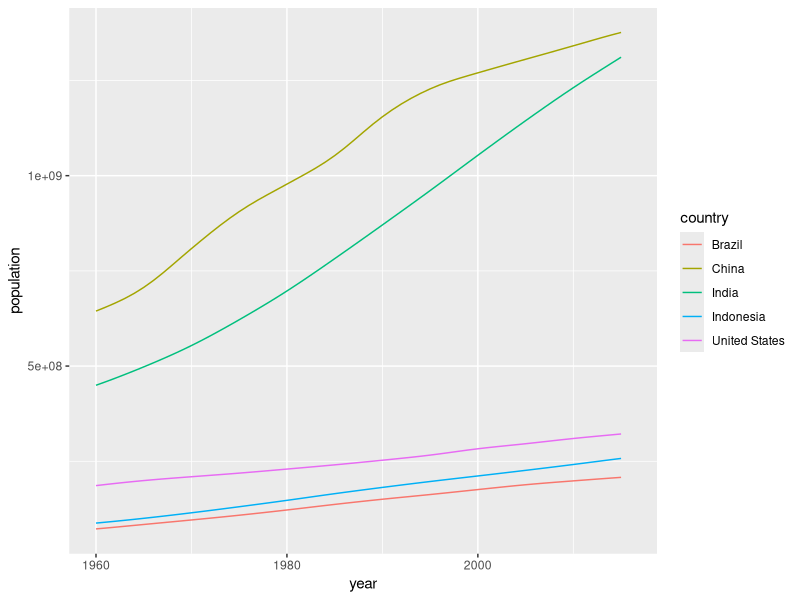
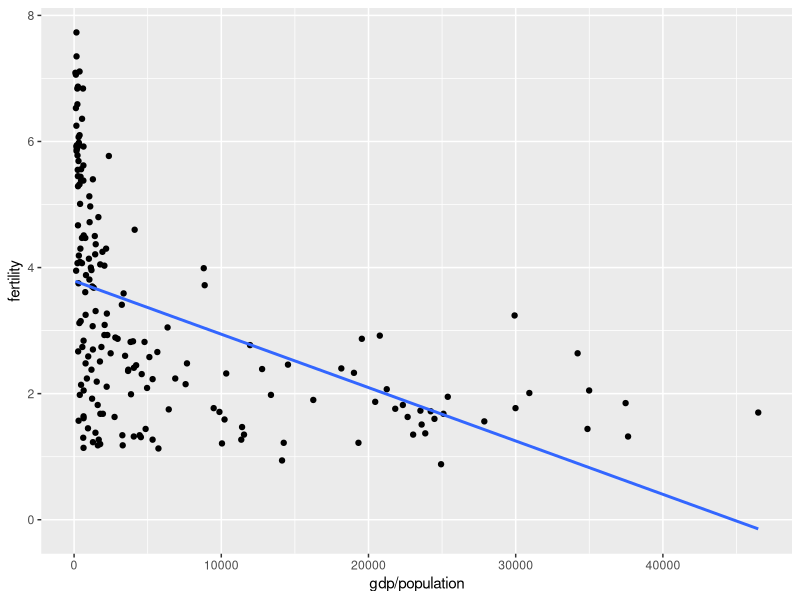
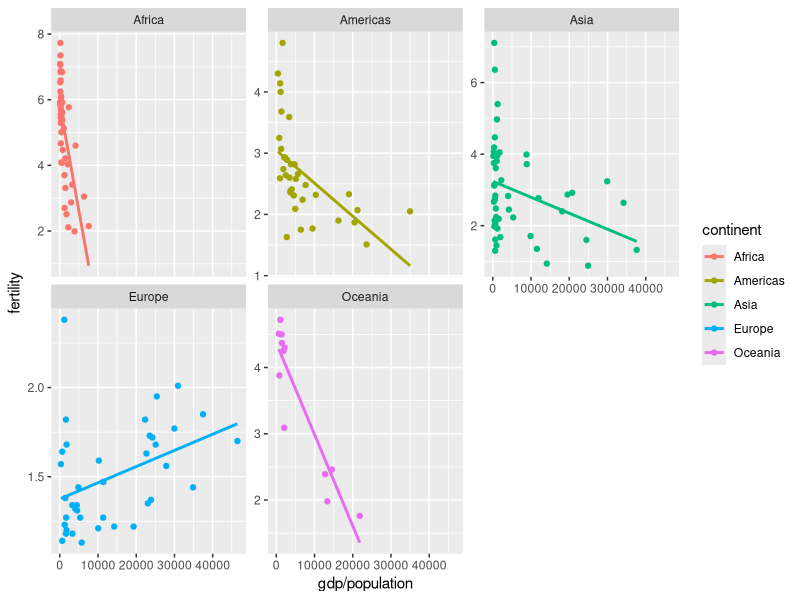
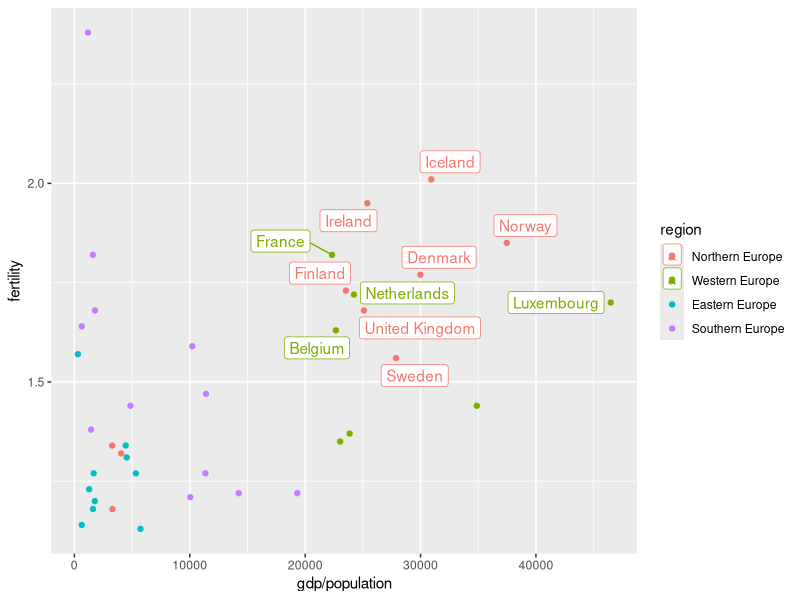
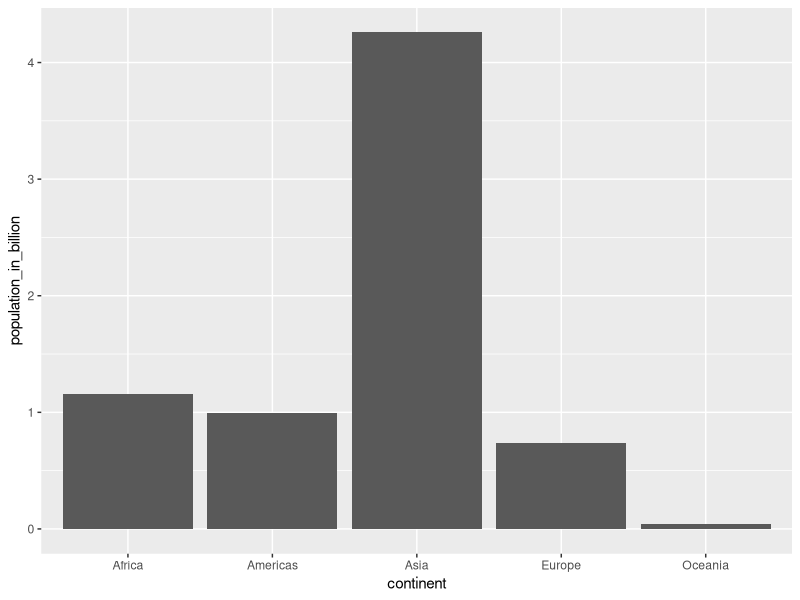
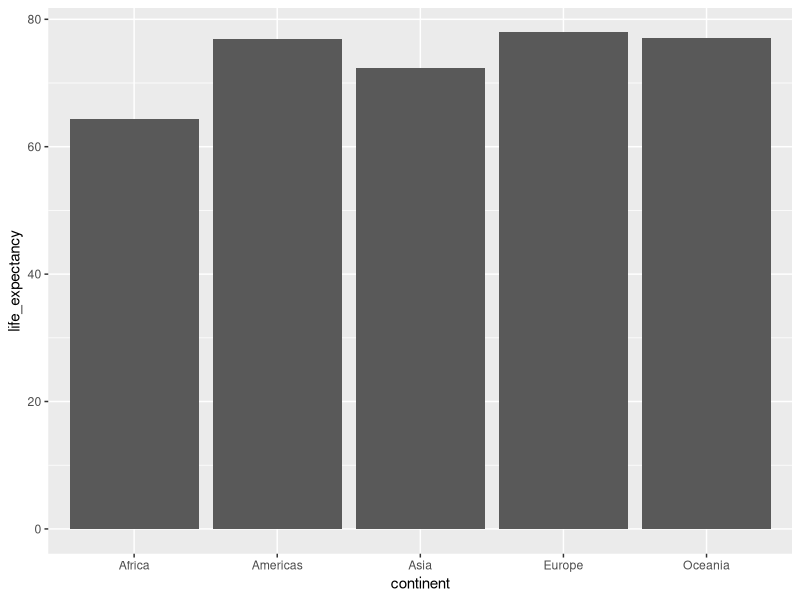
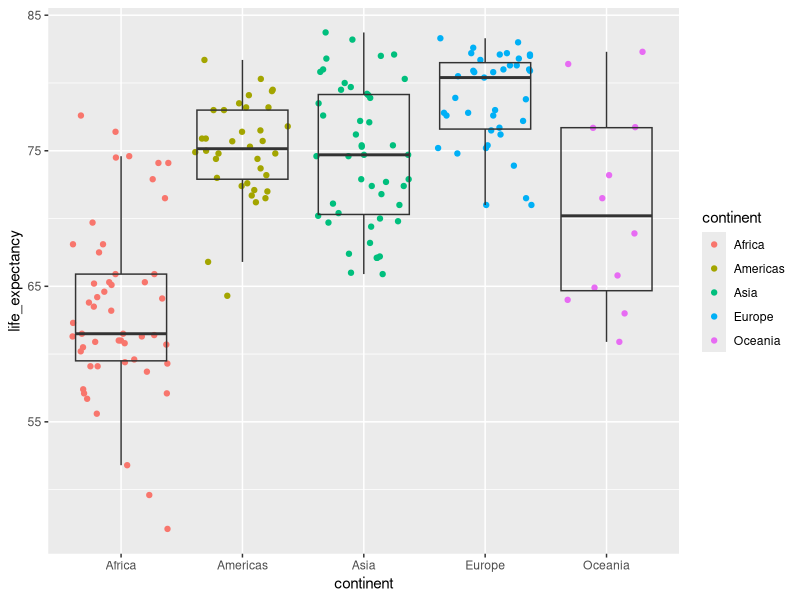
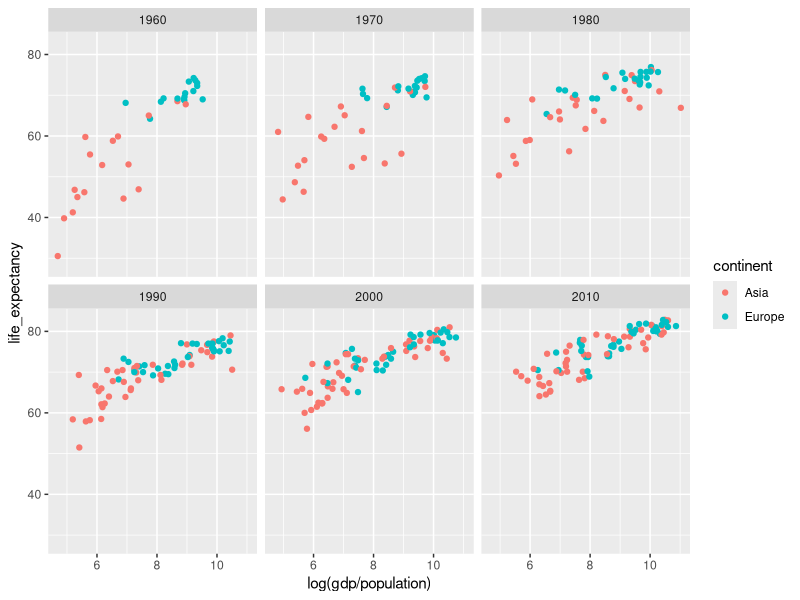

R code for these plots, in order:
## ---- chunk 1
library(tidyverse)
library(dslabs) #install.packages("dslabs")

# After you have loaded the dslabs package, you can access the data stored in `gapminder`. Let's look at the top 5 lines 
gapminder %>% as_tibble() %>% 
  head(5)

## ---- chunk 2
# Extract a vector with the 5 countries with the largest population size
top5_countries <- gapminder %>%
  filter(year == 2015) %>% 
  arrange(-population) %>% 
  select(country) %>% 
  head(5) %>% 
  pull()

gapminder %>% 
  filter(country %in% top5_countries) %>% 
  ggplot() +
  geom_line(mapping = aes(x = year, y = population, color = country))

## ---- chunk 3
gapminder %>%
  filter(year==2015, country %in% c("Turkey", "Poland", "South Korea", "Russia", "Vietnam", "South Africa")) %>%
  arrange(infant_mortality) %>%
  select(country, infant_mortality) %>% 
  knitr::kable()
## ---- chunk 4
gapminder %>%
  filter(year==2000) %>%
  ggplot(aes(y=fertility, x=gdp/population)) +
  geom_point() +
  geom_smooth(se=F, method = "lm")
## ---- chunk 5
gapminder %>%
  filter(year==2000) %>%
  ggplot(aes(y=fertility, x=gdp/population, color=continent)) +
  geom_point() +
  geom_smooth(se=F, method = "lm") +
  facet_wrap(~continent, scales = "free_y")
## ---- chunk 6
eu_2000 <- gapminder %>%
  filter(year==2000, continent == "Europe") 
eu_2000 %>%
  filter(fertility > 1.5, gdp/population > 20000) %>%
  ggplot(aes(y=fertility, x=gdp/population, color=region)) +
  ggrepel::geom_label_repel(aes(label=country)) +
  geom_point(data=eu_2000)
## ---- chunk 7
gapminder %>%
  filter(year==2015) %>%
  group_by(continent) %>%
  summarize(population_in_billion=sum(population)/10^9) %>%
  ggplot(aes(x=continent, y=population_in_billion)) +
  geom_col()
## ---- chunk 8
gapminder %>%
  filter(year==2015) %>%
  summarize(life_expectancy=sum(life_expectancy*population)/sum(population))
## ---- chunk 9
gapminder %>%
  filter(year==2015) %>%
  group_by(continent) %>%
  summarize(life_expectancy=sum(life_expectancy*population)/sum(population)) %>%
  ggplot(aes(x=continent, y=life_expectancy)) +
  geom_col()

gapminder %>%
  filter(year==2015) %>%
  ggplot(aes(x=continent, y=life_expectancy)) +
  geom_jitter(aes(color=continent),height = 0) +
  geom_boxplot(alpha=0, outlier.alpha = 0)
## ---- chunk 10
years <- c(1960, 1970, 1980, 1990, 2000, 2010)
continents <- c("Europe", "Asia")
gapminder %>% 
  filter(year %in% years & continent %in% continents) %>%
  ggplot(aes(log(gdp/population), life_expectancy, col = continent)) +
  geom_point() +
  facet_wrap(~year) 

gapminder %>% 
  filter(continent %in% continents) %>%
  ggplot(aes(x=year, y=life_expectancy, group=country)) +
  geom_line()+
  facet_wrap(~continent) 

gapminder %>% 
  filter(year %in% c(1960, 2010)) %>%
  ggplot(aes(x=life_expectancy, fill=continent)) +
  geom_density(alpha=0.5)+
  facet_wrap(~year, nrow=2) 

gapminder %>% 
  filter(year %in% c(1960, 2010)) %>%
  ggplot(aes(x=log(gdp/population), fill=continent)) +
  geom_density(alpha=0.5)+
  facet_wrap(~year, nrow=2) 

gapminder %>% 
  filter(year %in% c(1960, 2010)) %>%
  ggplot(aes(continent, log(gdp/population), fill = as.character(year))) +
  geom_boxplot()
